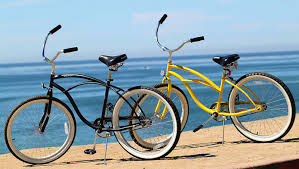
#> input picture img/bicycle.jpg, 299 x 169 px, given in place of observatory1.jpg, which was not available
$ python hist_compare_color.py
#> lines starting #> are read from the running program, lines starting #| are printed output that depends on the picture; long printed decimals are rounded; pictures that were not available may be replaced by others from this repository, and a replacement may not be noted
import cv2

img1 = cv2.imread('../img/observatory1.jpg')
#> img1 is the input picture: shape (169, 299, 3); mean B, G, R 169.3, 161.4, 141.8
img2 = cv2.imread('../img/observatory2.jpg')
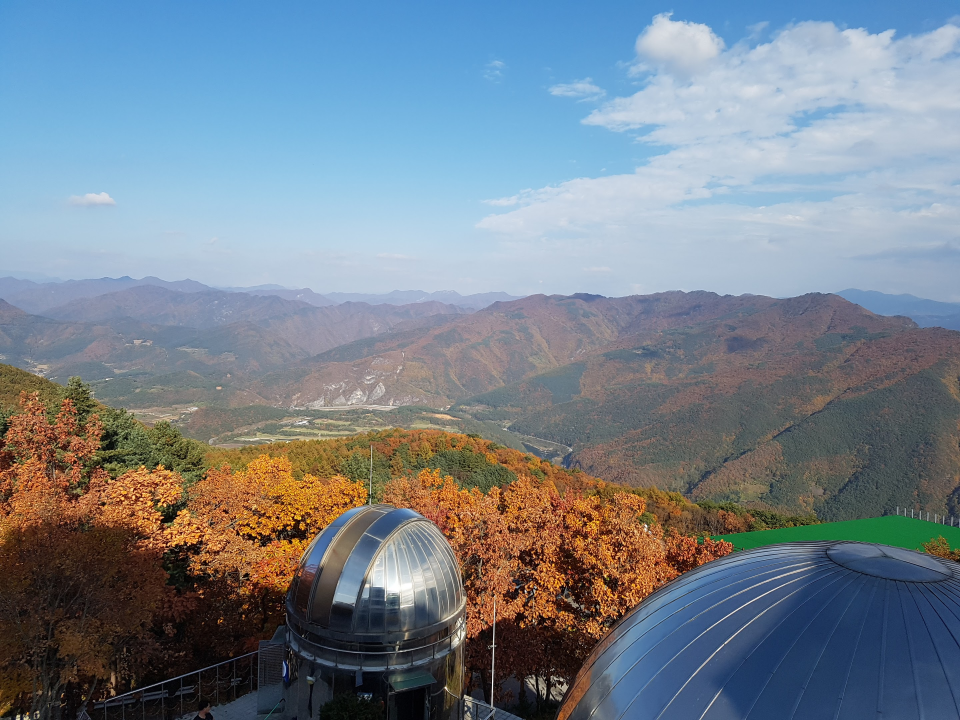
#> input picture img/observatory2.jpg, 2880 x 2160 px (shown at 1/3 size)
#> img2 is the input picture: shape (2160, 2880, 3); mean B, G, R 141.5, 130.3, 118.6
img3 = cv2.imread('../img/observatory3.jpg')
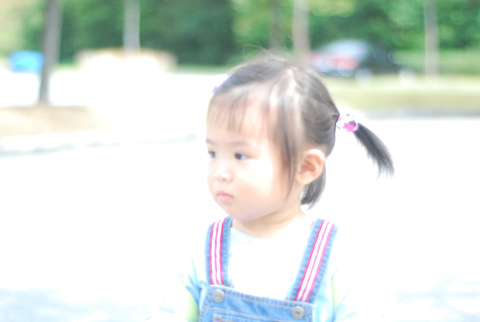
#> input picture img/bright.jpg, 480 x 322 px, given in place of observatory3.jpg, which was not available
#> img3 is the input picture: shape (322, 480, 3); mean B, G, R 216.5, 222.7, 215.1
img4 = cv2.imread('../img/danjong.jpg')

hsv1 = cv2.cvtColor(img1, cv2.COLOR_BGR2HSV)
#> hsv1: shape (169, 299, 3); mean H, S, V 78.8, 94.3, 187.5
hsv2 = cv2.cvtColor(img2, cv2.COLOR_BGR2HSV)
#> hsv2: shape (2160, 2880, 3); mean H, S, V 81.9, 93.7, 157.5
hsv3 = cv2.cvtColor(img3, cv2.COLOR_BGR2HSV)
#> hsv3: shape (322, 480, 3); mean H, S, V 34.9, 25, 227.5
hsv4 = cv2.cvtColor(img4, cv2.COLOR_BGR2HSV)

hist1 = cv2.calcHist([hsv1], [0,1], None, [180,256], [0,180,0, 256])
hist2 = cv2.calcHist([hsv2], [0,1], None, [180,256], [0,180,0, 256])
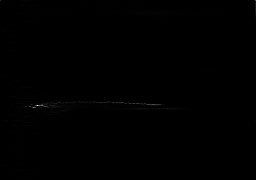
#> hist2: shape (180, 256) float32; min 0, max 84718, mean 135; drawn with min black and max white
hist3 = cv2.calcHist([hsv3], [0,1], None, [180,256], [0,180,0, 256])
hist4 = cv2.calcHist([hsv4], [0,1], None, [180,256], [0,180,0, 256])

cv2.normalize(hist1, hist1, 0, 1, cv2.NORM_MINMAX)
#> hist1: shape (180, 256) float32; min 0, max 1, mean 0.000674
cv2.normalize(hist2, hist2, 0, 1, cv2.NORM_MINMAX)
cv2.normalize(hist3, hist3, 0, 1, cv2.NORM_MINMAX)
cv2.normalize(hist4, hist4, 0, 1, cv2.NORM_MINMAX)

ret1 = cv2.compareHist(hist1, hist1, cv2.HISTCMP_CORREL)
#> ret1 = 1
ret2 = cv2.compareHist(hist1, hist2, cv2.HISTCMP_CORREL)
#> ret2 = 0.161
ret3 = cv2.compareHist(hist1, hist3, cv2.HISTCMP_CORREL)
#> ret3 = 0.0254
ret4 = cv2.compareHist(hist1, hist4, cv2.HISTCMP_CORREL)
#> ret4 = 0.0254
print(ret1, ret2, ret3, ret4)
#| 1.0 0.1611 0.02537 0.02537
